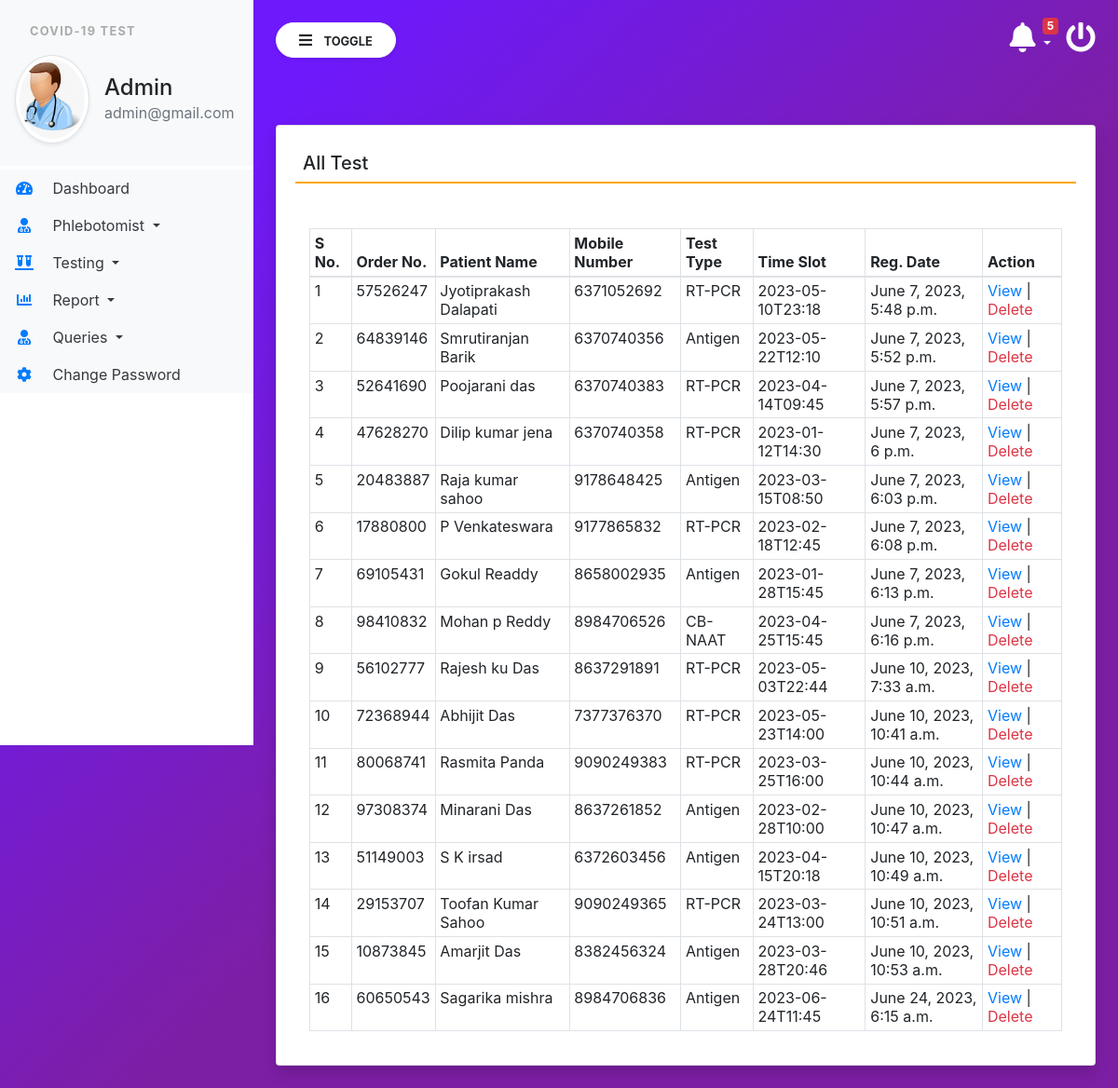
Screenshot of /alltest (signed in) with the database file from the repository.
### covid/models.py (models this page shows, shortened)
class Testrecord(models.Model):
    OrderNumber = models.CharField(max_length=50, null=True)
    patient = models.ForeignKey(Patients,on_delete=models.CASCADE)
    TestType = models.CharField(max_length=250, null=True)
    TestTimeSlot = models.CharField(max_length=150, null=True)
    ReportStatus = models.CharField(max_length=200, null=True)
    FinalReport = models.FileField(null=True,blank=True)
    ReportUploadTime = models.CharField(max_length=150,null=True)
    RegistrationDate = models.DateTimeField(auto_now_add=True)
    phlebotomist = models.ForeignKey(Phlebotomist,on_delete=models.CASCADE, null=True)
    AssignedTime = models.CharField(max_length=150, null=True)

class Patients(models.Model):
    FullName = models.CharField(max_length=150, null=True)
    MobileNumber = models.CharField(max_length=15, null=True)
    DateOfBirth = models.DateField(null=True)
    GovtIssuedId = models.CharField(max_length=150,null=True)
    GovtIssuedIdNo = models.CharField(max_length=150, null=True)
    FullAddress = models.CharField(max_length=350, null=True)
    State = models.CharField(max_length=200, null=True)
    RegistrationDate = models.DateTimeField(auto_now_add=True)

### covid/views.py (the view)
# urls.py: path('alltest',alltest, name='alltest'),
def alltest(request):
    if not request.user.is_authenticated:
        return redirect('admin_login')
    test = Testrecord.objects.all()
    return render(request, 'alltest.html', locals())

### covid/templatetags/custom_tag.py (called while the page is built)
@register.filter(name = 'notification')
def notification(obj):
    test  = Testrecord.objects.filter(ReportStatus="Not Processed yet")
    return test

@register.simple_tag()
def notificationcount(*args, **kwargs):
    testcount  = Testrecord.objects.filter(ReportStatus="Not Processed yet").count()
    return testcount

### covid/templates/alltest.html
{% extends 'admin_base.html' %}
{% block main  %}
<div class="card shadow mt-5">
    <div class="card-body">
        <h5 class="p-2" style="border-bottom: 2px solid orange;">All Test</h5>
        <div class="container-fluid mt-5">
            <table class="table table-bordered table-sm" id="example">
                <thead>
                <tr>
                    <th>S No.</th>
                    <th>Order No.</th>
                    <th>Patient Name</th>
                    <th>Mobile Number</th>
                    <th>Test Type</th>
                    <th>Time Slot</th>
                    <th>Reg. Date</th>
                    <th>Action</th>
                </tr>
                </thead>
                <tbody>
                  {% for i in test %}
                <tr>
                    <td>{{forloop.counter}}</td>
                    <td>{{i.OrderNumber}}</td>
                    <td>{{i.patient.FullName}}</td>
                    <td>{{i.patient.MobileNumber}}</td>
                    <td>{{i.TestType}}</td>
                    <td>{{i.TestTimeSlot}}</td>
                    <td>{{i.RegistrationDate}}</td>
                    <td><a href="{% url 'viewTestingDtls' i.id %}" class="text-primary">View</a>
                    | <a href="{% url 'delete_test' i.patient.id %}" class="text-danger" onclick="return confirm('Are You Sure?')">Delete</a>
                    </td>
                </tr>
                  {% endfor %}
                </tbody>
            </table>
        </div>
    </div>
</div>
{% endblock %}

### covid/templates/admin_base.html (shortened to what this page needs)
{% load static %}
{% load custom_tag %}
<html lang="en">
<head>
    <link rel="stylesheet" href="https://maxcdn.bootstrapcdn.com/bootstrap/4.3.1/css/bootstrap.min.css">
    <link rel="stylesheet" href="https://use.fontawesome.com/releases/v5.6.3/css/all.css"
>
    <link rel="stylesheet" type="text/css" href="{% static 'css/sidebar.css' %}">
</head>
<body>
<div class="vertical-nav bg-white" id="sidebar">
    <div class="py-4 px-3 mb-1 bg-light">
        <p class="font-weight-bold text-uppercase px-3 small dashboard-text">Covid-19 Test</p>
        <div class="media d-flex align-items-center">
            <img src="{% static 'images/admin.jpg' %}" width="80" height="80"
                 class="mr-3 rounded-circle img-thumbnail shadow-sm">
            <div class="media-body">
                <h4 class="mb-0">Admin</h4>
                <p class="text-muted mb-0">{{request.user.email}}</p>
            </div>
        </div>
    </div>
    <ul class="nav flex-column bg-white">
        <li class="nav-item">
            <a href="{% url 'admin_home' %}" class="nav-link text-dark bg-light">
                <i class="fas fa-tachometer-alt fa-fw mr-3 text-primary"></i>
                Dashboard
            </a>
        </li>
        <li class="nav-item dropdown">
            <a class="nav-link dropdown-toggle text-dark bg-light" href="#" id="navbardrop" data-toggle="dropdown">
                <i class="fas fa-user-md mr-3 text-primary fa-fw"></i> Phlebotomist
            </a>
        </li>
        <li class="nav-item dropdown">
            <a class="nav-link dropdown-toggle text-dark bg-light" href="#" id="navbardrop" data-toggle="dropdown">
                <i class="fas fa-vials mr-3 text-primary fa-fw"></i> Testing
            </a>
        </li>
        <li class="nav-item dropdown">
            <a class="nav-link dropdown-toggle text-dark bg-light" href="#" id="navbardrop" data-toggle="dropdown">
                <i class="fas fa-chart-bar mr-3 text-primary fa-fw"></i> Report
            </a>
        </li>
        <li class="nav-item dropdown">
            <a class="nav-link dropdown-toggle text-dark bg-light" href="#" id="navbardrop" data-toggle="dropdown">
                <i class="fas fa-user-md mr-3 text-primary fa-fw"></i> Queries
            </a>
        </li>
        <li class="nav-item">
            <a href="{% url 'changePassword' %}" class="nav-link text-dark bg-light">
                <i class="fas fa-cog mr-3 text-primary fa-fw"></i>
                Change Password
            </a>
        </li>
    </ul>
</div>
<div class="page-content p-4" id="content">
    <a href="/logout" title="logout" class="float-right text-white"><i class="fas fa-power-off fa-2x"></i></a>
    <div class="container">
        <div class="dropdown">
    <a href="" class="float-right text-white pr-3 dropdown-toggle" id="menu1" data-toggle="dropdown"><span class="badge badge-danger">{% notificationcount %}</span><i class="fas fa-bell fa-2x"> </i>
    </a>
    </div>
        </div>
    <button id="sidebarCollapse" type="button" class="btn btn-light bg-white rounded-pill shadow-sm px-4 mb-4">
        <i class="fas fa-bars mr-2"></i>
        <small class="text-uppercase font-weight-bold">Toggle</small>
    </button>
    {% block main %}
    {% endblock %}
</div>
</body>
</html>

### covid/static/css/sidebar.css (style rules this page uses)
body { background-image : linear-gradient(135.9deg,rgba(109,25,252,1) 16.4%,rgba(125,31,165,1) 56.1%); min-height:100vh; }
.vertical-nav { min-width : 17rem; width : 17rem; height:100vh; position:fixed; top:0; left:0; transition: all 0.4s; }
.page-content { width:calc(100% - 17rem); margin-left:17rem; transition:all 0.4s; }
.dashboard-text { letter-spacing : 0.1em; color : #aaa; }
.badge { position: absolute; top: -5px; right: 25px; }

### rows the page displays
Testrecord: OrderNumber "57526247", patient.FullName "Jyotiprakash Dalapati", patient.MobileNumber "6371052692", TestType "RT-PCR", TestTimeSlot "2023-05-10T23:18", RegistrationDate "June 7, 2023, 5:48 p.m."
Testrecord: OrderNumber "64839146", patient.FullName "Smrutiranjan Barik", patient.MobileNumber "6370740356", TestType "Antigen", TestTimeSlot "2023-05-22T12:10", RegistrationDate "June 7, 2023, 5:52 p.m."
Testrecord: OrderNumber "52641690", patient.FullName "Poojarani das", patient.MobileNumber "6370740383", TestType "RT-PCR", TestTimeSlot "2023-04-14T09:45", RegistrationDate "June 7, 2023, 5:57 p.m."
Testrecord: OrderNumber "47628270", patient.FullName "Dilip kumar jena", patient.MobileNumber "6370740358", TestType "RT-PCR", TestTimeSlot "2023-01-12T14:30", RegistrationDate "June 7, 2023, 6 p.m."
Testrecord: OrderNumber "20483887", patient.FullName "Raja kumar sahoo", patient.MobileNumber "9178648425", TestType "Antigen", TestTimeSlot "2023-03-15T08:50", RegistrationDate "June 7, 2023, 6:03 p.m."
Testrecord: OrderNumber "17880800", patient.FullName "P Venkateswara", patient.MobileNumber "9177865832", TestType "RT-PCR", TestTimeSlot "2023-02-18T12:45", RegistrationDate "June 7, 2023, 6:08 p.m."
Testrecord: OrderNumber "69105431", patient.FullName "Gokul Readdy", patient.MobileNumber "8658002935", TestType "Antigen", TestTimeSlot "2023-01-28T15:45", RegistrationDate "June 7, 2023, 6:13 p.m."
Testrecord: OrderNumber "98410832", patient.FullName "Mohan p Reddy", patient.MobileNumber "8984706526", TestType "CB-NAAT", TestTimeSlot "2023-04-25T15:45", RegistrationDate "June 7, 2023, 6:16 p.m."
Testrecord: OrderNumber "56102777", patient.FullName "Rajesh ku Das", patient.MobileNumber "8637291891", TestType "RT-PCR", TestTimeSlot "2023-05-03T22:44", RegistrationDate "June 10, 2023, 7:33 a.m."
Testrecord: OrderNumber "72368944", patient.FullName "Abhijit Das", patient.MobileNumber "7377376370", TestType "RT-PCR", TestTimeSlot "2023-05-23T14:00", RegistrationDate "June 10, 2023, 10:41 a.m."
Testrecord: OrderNumber "80068741", patient.FullName "Rasmita Panda", patient.MobileNumber "9090249383", TestType "RT-PCR", TestTimeSlot "2023-03-25T16:00", RegistrationDate "June 10, 2023, 10:44 a.m."
Testrecord: OrderNumber "97308374", patient.FullName "Minarani Das", patient.MobileNumber "8637261852", TestType "Antigen", TestTimeSlot "2023-02-28T10:00", RegistrationDate "June 10, 2023, 10:47 a.m."
Testrecord: OrderNumber "51149003", patient.FullName "S K irsad", patient.MobileNumber "6372603456", TestType "Antigen", TestTimeSlot "2023-04-15T20:18", RegistrationDate "June 10, 2023, 10:49 a.m."
Testrecord: OrderNumber "29153707", patient.FullName "Toofan Kumar Sahoo", patient.MobileNumber "9090249365", TestType "RT-PCR", TestTimeSlot "2023-03-24T13:00", RegistrationDate "June 10, 2023, 10:51 a.m."
Testrecord: OrderNumber "10873845", patient.FullName "Amarjit Das", patient.MobileNumber "8382456324", TestType "Antigen", TestTimeSlot "2023-03-28T20:46", RegistrationDate "June 10, 2023, 10:53 a.m."
Testrecord: OrderNumber "60650543", patient.FullName "Sagarika mishra", patient.MobileNumber "8984706836", TestType "Antigen", TestTimeSlot "2023-06-24T11:45", RegistrationDate "June 24, 2023, 6:15 a.m."

### other values shown
{{ request.user.email }} "admin@gmail.com"
